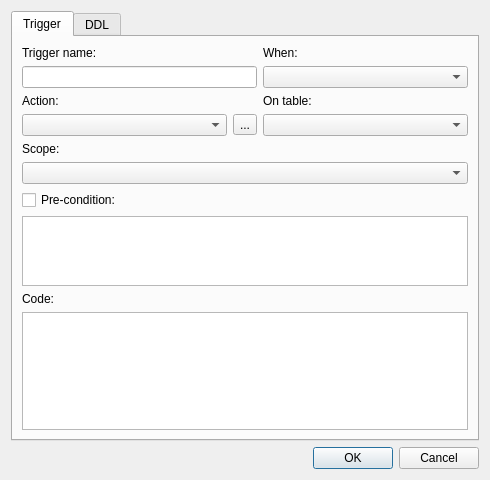
<?xml version="1.0" encoding="UTF-8"?>
<ui version="4.0">
 <class>TriggerDialog</class>
 <widget class="QDialog" name="TriggerDialog">
  <property name="geometry">
   <rect>
    <x>0</x>
    <y>0</y>
    <width>490</width>
    <height>480</height>
   </rect>
  </property>
  <property name="windowTitle">
   <string>Trigger dialog</string>
  </property>
  <layout class="QVBoxLayout" name="verticalLayout">
   <item>
    <widget class="QTabWidget" name="tabWidget">
     <property name="currentIndex">
      <number>0</number>
     </property>
     <widget class="QWidget" name="triggerTab">
      <attribute name="title">
       <string>Trigger</string>
      </attribute>
      <layout class="QGridLayout" name="gridLayout">
       <item row="2" column="2">
        <widget class="QLabel" name="onLabel">
         <property name="text">
          <string>On table:</string>
         </property>
        </widget>
       </item>
       <item row="1" column="2">
        <widget class="QComboBox" name="whenCombo"/>
       </item>
       <item row="2" column="0">
        <widget class="QLabel" name="actionLabel">
         <property name="text">
          <string>Action:</string>
         </property>
        </widget>
       </item>
       <item row="3" column="0">
        <widget class="QComboBox" name="actionCombo"/>
       </item>
       <item row="3" column="2">
        <widget class="QComboBox" name="onCombo"/>
       </item>
       <item row="1" column="0" colspan="2">
        <widget class="QLineEdit" name="nameEdit"/>
       </item>
       <item row="6" column="0" colspan="3">
        <widget class="QCheckBox" name="preconditionCheck">
         <property name="toolTip">
          <string>&lt;p&gt;SQL condition that will be evaluated before the actual trigger code. In case the condition returns false, the trigger will not be fired for that row.&lt;/p&gt;</string>
         </property>
         <property name="text">
          <string>Pre-condition:</string>
         </property>
        </widget>
       </item>
       <item row="5" column="0" colspan="3">
        <widget class="QComboBox" name="scopeCombo">
         <property name="toolTip">
          <string>The scope is still not fully supported by the SQLite database.</string>
         </property>
        </widget>
       </item>
       <item row="0" column="0">
        <widget class="QLabel" name="nameLabel">
         <property name="text">
          <string>Trigger name:</string>
         </property>
        </widget>
       </item>
       <item row="0" column="2">
        <widget class="QLabel" name="whenLabel">
         <property name="text">
          <string>When:</string>
         </property>
        </widget>
       </item>
       <item row="3" column="1">
        <widget class="QToolButton" name="actionColumns">
         <property name="toolTip">
          <string>List of columns for UPDATE OF action.</string>
         </property>
         <property name="text">
          <string>...</string>
         </property>
        </widget>
       </item>
       <item row="4" column="0" colspan="3">
        <widget class="QLabel" name="scopeLabel">
         <property name="text">
          <string>Scope:</string>
         </property>
        </widget>
       </item>
       <item row="8" column="0">
        <widget class="QLabel" name="codeLabel">
         <property name="text">
          <string>Code:</string>
         </property>
        </widget>
       </item>
       <item row="9" column="0" colspan="3">
        <widget class="SqlEditor" name="codeEdit">
         <property name="toolTip">
          <string>Trigger statements to be executed.</string>
         </property>
        </widget>
       </item>
       <item row="7" column="0" colspan="3">
        <widget class="SqlEditor" name="preconditionEdit">
         <property name="maximumSize">
          <size>
           <width>16777215</width>
           <height>80</height>
          </size>
         </property>
         <property name="toolTip">
          <string>&lt;p&gt;SQL condition that will be evaluated before the actual trigger code. In case the condition returns false, the trigger will not be fired for that row.&lt;/p&gt;</string>
         </property>
        </widget>
       </item>
      </layout>
     </widget>
     <widget class="QWidget" name="ddlTab">
      <attribute name="title">
       <string>DDL</string>
      </attribute>
      <layout class="QVBoxLayout" name="verticalLayout_2">
       <item>
        <widget class="SqlView" name="ddlEdit"/>
       </item>
      </layout>
     </widget>
    </widget>
   </item>
   <item>
    <widget class="QDialogButtonBox" name="buttonBox">
     <property name="orientation">
      <enum>Qt::Horizontal</enum>
     </property>
     <property name="standardButtons">
      <set>QDialogButtonBox::Cancel|QDialogButtonBox::Ok</set>
     </property>
    </widget>
   </item>
  </layout>
 </widget>
 <customwidgets>
  <customwidget>
   <class>SqlView</class>
   <extends>QPlainTextEdit</extends>
   <header>sqlview.h</header>
  </customwidget>
  <customwidget>
   <class>SqlEditor</class>
   <extends>QPlainTextEdit</extends>
   <header>sqleditor.h</header>
  </customwidget>
 </customwidgets>
 <tabstops>
  <tabstop>tabWidget</tabstop>
  <tabstop>nameEdit</tabstop>
  <tabstop>whenCombo</tabstop>
  <tabstop>actionCombo</tabstop>
  <tabstop>actionColumns</tabstop>
  <tabstop>onCombo</tabstop>
  <tabstop>scopeCombo</tabstop>
  <tabstop>preconditionCheck</tabstop>
  <tabstop>preconditionEdit</tabstop>
  <tabstop>codeEdit</tabstop>
  <tabstop>buttonBox</tabstop>
  <tabstop>ddlEdit</tabstop>
 </tabstops>
 <resources/>
 <connections>
  <connection>
   <sender>buttonBox</sender>
   <signal>accepted()</signal>
   <receiver>TriggerDialog</receiver>
   <slot>accept()</slot>
   <hints>
    <hint type="sourcelabel">
     <x>248</x>
     <y>254</y>
    </hint>
    <hint type="destinationlabel">
     <x>157</x>
     <y>274</y>
    </hint>
   </hints>
  </connection>
  <connection>
   <sender>buttonBox</sender>
   <signal>rejected()</signal>
   <receiver>TriggerDialog</receiver>
   <slot>reject()</slot>
   <hints>
    <hint type="sourcelabel">
     <x>316</x>
     <y>260</y>
    </hint>
    <hint type="destinationlabel">
     <x>286</x>
     <y>274</y>
    </hint>
   </hints>
  </connection>
 </connections>
</ui>
